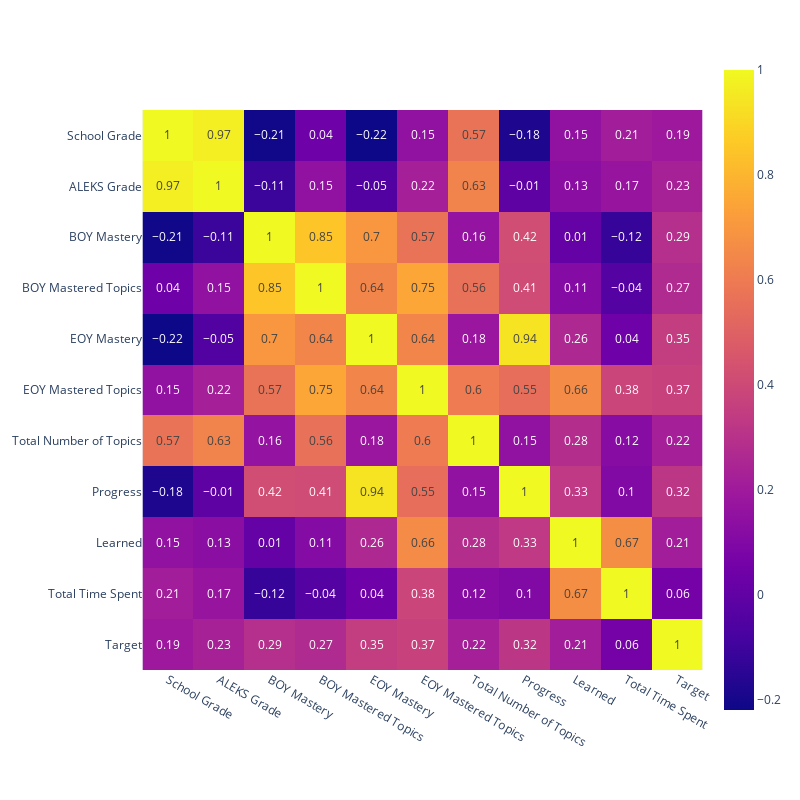

Notebook code for this chart:
### Code cell
#let's round the numbers up to 2 decimal places
fig = px.imshow(df_train.corr().round(2), text_auto=True)
fig.update_layout(
    autosize=False,
    width=800,
    height=800)
fig.show()

### Figure 1 — Plotly figure (JSON) as saved in the notebook; plotly's stock layout.template omitted (floating-point values rounded to 4 significant figures)
{"data": [{"coloraxis": "coloraxis", "hovertemplate": "x: %{x}<br>y: %{y}<br>color: %{z}<extra></extra>", "name": "0", "texttemplate": "%{z}", "type": "heatmap", "x": ["School Grade", "ALEKS Grade", "BOY Mastery", "BOY Mastered Topics", "EOY Mastery", "EOY Mastered Topics", "Total Number of Topics", "Progress", "Learned", "Total Time Spent", "Target"], "xaxis": "x", "y": ["School Grade", "ALEKS Grade", "BOY Mastery", "BOY Mastered Topics", "EOY Mastery", "EOY Mastered Topics", "Total Number of Topics", "Progress", "Learned", "Total Time Spent", "Target"], "yaxis": "y", "z": [[1, 0.97, -0.21, 0.04, -0.22, 0.15, 0.57, -0.18, 0.15, 0.21, 0.19], [0.97, 1, -0.11, 0.15, -0.05, 0.22, 0.63, -0.01, 0.13, 0.17, 0.23], [-0.21, -0.11, 1, 0.85, 0.7, 0.57, 0.16, 0.42, 0.01, -0.12, 0.29], [0.04, 0.15, 0.85, 1, 0.64, 0.75, 0.56, 0.41, 0.11, -0.04, 0.27], [-0.22, -0.05, 0.7, 0.64, 1, 0.64, 0.18, 0.94, 0.26, 0.04, 0.35], [0.15, 0.22, 0.57, 0.75, 0.64, 1, 0.6, 0.55, 0.66, 0.38, 0.37], [0.57, 0.63, 0.16, 0.56, 0.18, 0.6, 1, 0.15, 0.28, 0.12, 0.22], [-0.18, -0.01, 0.42, 0.41, 0.94, 0.55, 0.15, 1, 0.33, 0.1, 0.32], [0.15, 0.13, 0.01, 0.11, 0.26, 0.66, 0.28, 0.33, 1, 0.67, 0.21], [0.21, 0.17, -0.12, -0.04, 0.04, 0.38, 0.12, 0.1, 0.67, 1, 0.06], [0.19, 0.23, 0.29, 0.27, 0.35, 0.37, 0.22, 0.32, 0.21, 0.06, 1]]}], "layout": {"autosize": false, "coloraxis": {"colorscale": [[0, "#0d0887"], [0.1111, "#46039f"], [0.2222, "#7201a8"], [0.3333, "#9c179e"], [0.4444, "#bd3786"], [0.5556, "#d8576b"], [0.6667, "#ed7953"], [0.7778, "#fb9f3a"], [0.8889, "#fdca26"], [1, "#f0f921"]]}, "height": 800, "margin": {"t": 60}, "width": 800, "xaxis": {"anchor": "y", "constrain": "domain", "domain": [0, 1], "scaleanchor": "y"}, "yaxis": {"anchor": "x", "autorange": "reversed", "constrain": "domain", "domain": [0, 1]}}}
